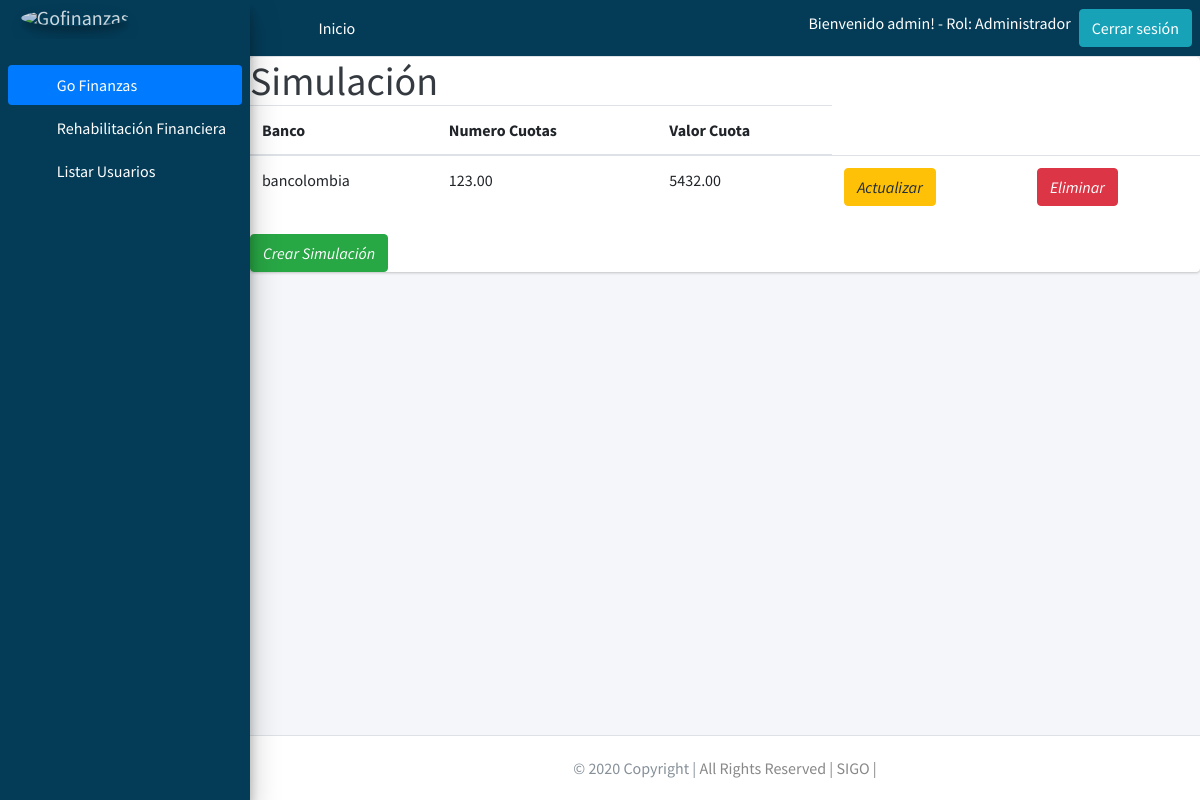
The app's page /listarsimulacion/17/ (signed in) with its own data.
### users/models.py (models this page shows, shortened)
class Profile(models.Model):
    user = models.OneToOneField(User, on_delete=models.PROTECT)
    rol = models.ForeignKey(Rol, on_delete=models.PROTECT)
    class Meta:
        permissions = (("registrarusuarios", "registrarusuarios"),)

class Rol(models.Model):
    descripcion = models.CharField(max_length=30)

### gestionfinanciera/models.py (models this page shows, shortened)
class Simulation_Banking(models.Model):
    Bank = models.CharField(max_length=20, null=False,blank=True)
    Number_Quotas = models.DecimalField(max_digits=20, decimal_places=2,blank=True, null=True)
    Factor = models.DecimalField(max_digits=20, decimal_places=2,blank=True, null=True)
    Estimed_Credit = models.DecimalField(max_digits=20, decimal_places=2,blank=True, null=True)
    Quota_Value = models.DecimalField(max_digits=20, decimal_places=2,blank=True, null=True)
    Fk_Client_Payroll = models.ForeignKey(Payroll_Client, null=True, on_delete = models.CASCADE,blank=True)

### gestionfinanciera/views.py (the view)
# urls.py: path('listarsimulacion/<int:pk>/', views.SimulationBankingView.as_view(), name= 'listarsimulacion'),# ruta pra mostrar las desembolsos registrados de cada cliente
class SimulationBankingView(ListView):
    model = Simulation_Banking
    template_name = 'gestionfinanciera/bank_management/simulation_banking_list.html'
    def get_context_data(self,**kwargs):
        context = super(SimulationBankingView,self).get_context_data(**kwargs)
        context['simulacion'] = Simulation_Banking.objects.filter(Fk_Client_Payroll=self.kwargs['pk'])
        context['payrollId'] = self.kwargs['pk']
        return context

### Templates/gestionfinanciera/bank_management/simulation_banking_list.html
{% extends 'base/base.html' %}
{% block content %}
          <div class="card blue darken-1">
            <h1 class="m-0 text-dark">Simulación</h1>
            <table class="table">
              <div class="card-content white-text">
                <thead>
                  <tr>
                    <th>Banco</th>
                    <th>Numero Cuotas</th>
                    <th>Valor Cuota</th>
                  </tr>
                </thead>
                <tbody>
                  {% for data in simulacion %}
                  <tr>
                    <td>{{ data.Bank }}</td>
                    <td>{{ data.Number_Quotas }}</td>
                    <td>{{ data.Quota_Value }}</td>
                    <td>
                        <a href="{% url 'editarsimulacion' data.id %}" class="btn btn-warning">
                          <i class="material-icons">Actualizar</i>
                        </a>
                    </td>
                    <td>
                      <a href="{% url 'eliminarsimulacion' data.id %}" class="btn btn-danger">
                        <i class="material-icons">Eliminar</i>
                      </a>
                  </td>
                  </tr>
                  {% endfor %}
                </tbody>
                </div>
              </table>
              <div class="fixed-action-btn">
                <a href="{% url 'crearsimulacion' payrollId %}" class="btn btn-success">
                  <i class="large material-icons">Crear Simulación</i>
                </a>
              </div>
            </div>
{% endblock %}

### Templates/base/base.html (shortened to what this page needs)
{% load static %}
<!DOCTYPE html>
<html lang="en">
<head>
  <link rel="stylesheet" href="{% static 'plugins/fontawesome-free/css/all.min.css' %}">
  <link rel="stylesheet" href="{% static 'plugins/overlayScrollbars/css/OverlayScrollbars.min.css' %} ">
  <link rel="stylesheet" href="{% static 'dist/css/adminlte.min.css' %} ">
</head>
<body class="hold-transition sidebar-mini layout-fixed layout-navbar-fixed layout-footer-fixed">
<div class="wrapper">
  <nav class="main-header navbar navbar-expand navbar-white navbar-light" style="background-color:#043c58 ;">
    <ul class="navbar-nav  mr-auto">
      <li class="nav-item">
        <a class="nav-link" data-widget="pushmenu" href="#" role="button"><i class="fas fa-bars"></i></a>
      </li>
      <li class="nav-item d-none d-sm-inline-block">
        {% if user.is_authenticated %}
          <a href="{% url 'listarcliente' %}" class="nav-link" style="color:white;">Inicio</a>
        {% else %}
        <a href="{% url 'index' %}" class="nav-link" style="color:white;">Inicio</a>
        {% endif %}
      </li>
    </ul>
        {% if user.is_authenticated %}
          <h6 class="ml-5" style="color:white;">Bienvenido {{ user.username }}! - Rol: {{ user.profile.rol.descripcion }}</h6>
          <a style="text-align: right" href="{% url 'logout' %}" class="btn btn-info ml-2">Cerrar sesión</a>
        {% else %}
          <a href="{% url 'login' %}" class="btn btn-danger ml-2">Iniciar Sesión</a>
        {% endif %}
    </nav>
  <aside class="main-sidebar sidebar-primary elevation-4" style="background-color:#043c58 ;">
    {% if user.is_authenticated %}
    <a href="{% url 'listarcliente' %}" class="brand-link">
      <img src="{% static 'dist/img/SIGO.png' %}" alt="Gofinanzas" class="brand-image img-circle elevation-3"
           style="opacity: .8">
    </a>
    {% else %}
    <a href="{% url 'index' %}" class="brand-link">
      <img src="{% static 'dist/img/SIGO.png' %}" alt="Gofinanzas" class="brand-image img-circle elevation-3"
           style="opacity: .8">
      <span class="brand-text font-weight-light">Go Finanzas</span>
    </a>
    {% endif %}
    <div class="sidebar">
      <nav class="mt-2">
        <ul class="nav nav-pills nav-sidebar flex-column" data-widget="treeview" role="menu" data-accordion="false">
          <li class="nav-item has-treeview menu-open">
            {% if user.is_authenticated %}
            <a href="" class="nav-link active">
              <i class="nav-icon fas fa-tachometer-alt"></i>
              <p style="color:white;">
                Go Finanzas
                <i class="right fas fa-angle-left"></i>
              </p>
            </a>
            <ul class="nav nav-treeview">
              <li class="nav-item">
                <a href="{% url 'listarcliente' %}" class="nav-link">
                  <i class="far fa-circle nav-icon"></i>
                  <p style="color:white;">Rehabilitación Financiera</p>
                </a>
              </li>
              {% if user.profile.rol.id == 2 %}
                <li class="nav-item">
                  <a href="{% url 'users:userslist' %}" class="nav-link">
                    <i class="far fa-circle nav-icon"></i>
                    <p style="color:white;">Listar Usuarios</p>
                  </a>
                </li>
              {% endif %}
            </ul>
            {% endif %}
          </li>
      </nav>
    </div>
  </aside>
  <div class="content-wrapper">
    {% block content %}{% endblock %}
  </div>
  <footer class="main-footer">
    <div class="footer-copyright text-center py-1">© 2020 Copyright |
      <a style="color: #888888">All Rights Reserved | SIGO |</a>
    </div>
  </footer>
</div>
</body>
</html>

### records on screen
Simulation_Banking: Bank "bancolombia", Number_Quotas "123.00", Quota_Value "5432.00"

### other values on screen
{{ user.username }} "admin"
{{ user.profile.rol.descripcion }} "Administrador"
